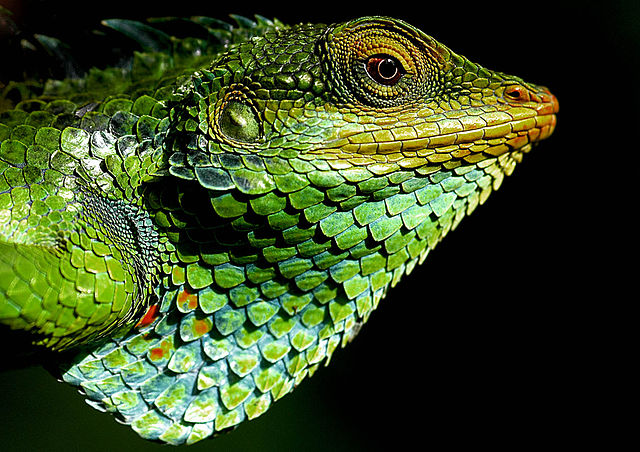
%> input picture 2022-lam/lessons/lesson10/deconvolution/lizard.jpg, 640 x 452 px
$ octave improc.m   (GNU Octave 9; MATLAB toolbox functions it lacks are replaced by stand-ins)
%> lines starting %> are read from the running program, lines starting %| are printed output that depends on the picture; in (x1, y1, x2, y2) boxes, pixels count from 0 and x2, y2 are one past the last pixel; in counts of white or black regions, pixels touching at a corner belong together; the program's own positions count from 1
%% Lesson 10b. Lucy Richardson Deconvolution (Deblurring) Algorithm
% Based on work for ECE455: Advanced Computer Architecture.
% The following work was used to quickly mock up a known algorithm
% before implementing it in CUDA C.
%
% A lot was taken from this Stack Overflow answer
% https://stackoverflow.com/a/35259180

clc; clear; close all;

%% Get image data
% read in an image and perform some preprocessing
original = im2double(imread('lizard.jpg'));

% convert to single channel (b/w)
original = rgb2gray(original);
%> original: size 452x640 double

% prevent /0 error using a Laplace smoothing
original = original + 0.1;

figure;
imshow(original);
title 'Original Image (converted to B/W)';

%% blur using a power spectral density
PSF = fspecial('gaussian', 20, 3);

blr = imfilter(original, PSF);
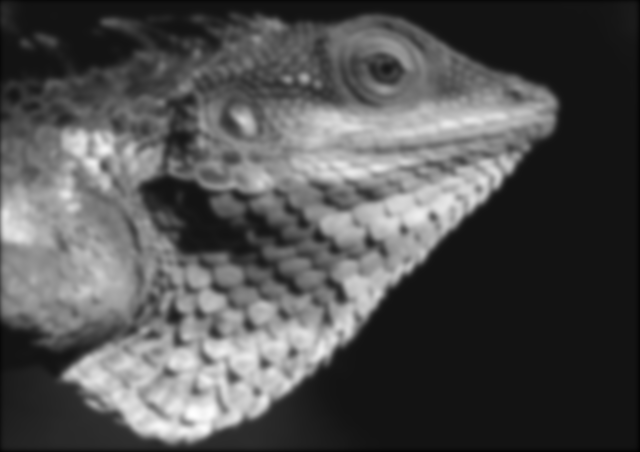
%> blr: size 452x640 double; min 0.026, max 1.04, mean 0.345; drawn with min black and max white
figure;
imshow(blr);
title 'Blurred Image';

%% perform richardson-lucy deconvolution
iter = 25;

res_RL = RL_deconv(blr, PSF, iter);
%> after the loop in RL_deconv, `for i= 1:iterations`:
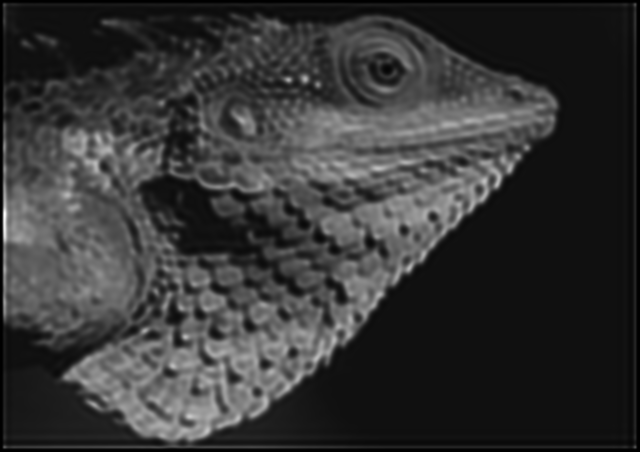
%> latent_est: size 452x640 double; min 6.26e-10, max 1.62, mean 0.345; drawn with min black and max white
res_RL2 = deconvlucy(blr, PSF, iter);

% show results
figure;
tiledlayout(1, 2, 'Padding', 'none', 'TileSpacing', 'compact');
nexttile;
imshow(original);
title 'Original Image';
nexttile;
imshow(blr);
title 'Blurred Image';

figure;
tiledlayout(1, 2, 'Padding', 'none', 'TileSpacing', 'compact');
nexttile;
imshow(res_RL);
title 'Recovered Image (RL\_deconv)';
nexttile;
imshow(res_RL2);
title 'Recovered Image (deconvlucy)';

%% edge detection using the canny filter
image_edge = edge(original, 'Canny');
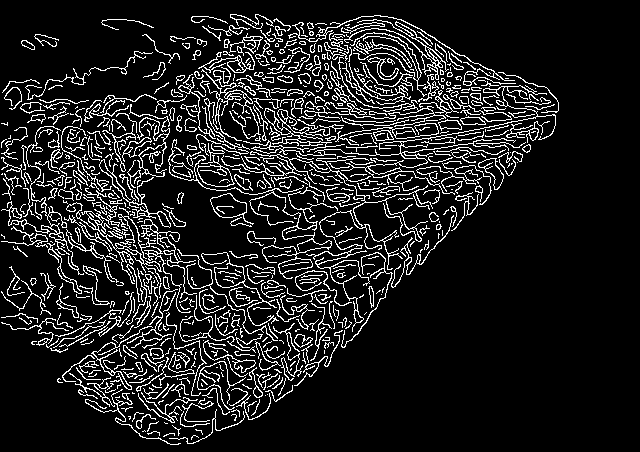
%> image_edge: size 452x640 logical; 12.2% white in thin lines or dots, all inside (x1, y1, x2, y2) = (1, 14, 559, 445)

figure;
tiledlayout(1, 2, 'Padding', 'none', 'TileSpacing', 'compact');
nexttile;
imshow(original);
title 'Original Image';
nexttile;
imshow(image_edge);
title 'Image Edges';

%% edge detection and orientation using sobel filter
sobel = fspecial('sobel');
sobel_hor = imfilter(original, sobel);
sobel_ver = imfilter(original, sobel.');
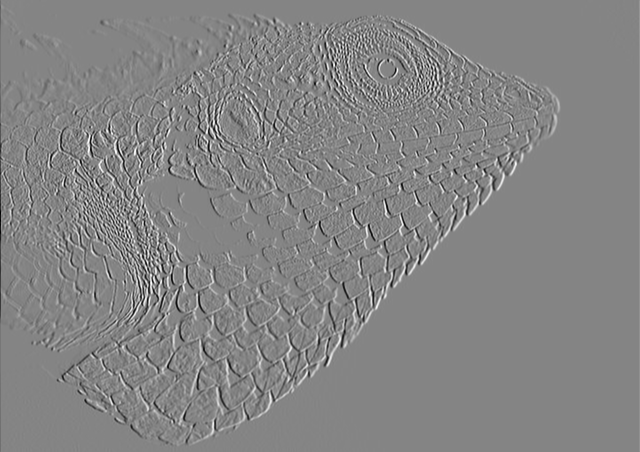
%> sobel_ver: size 452x640 double; min -4.21, max 3.88, mean 0.0014; drawn with min black and max white

edge_intensity = sqrt(sobel_hor.^2 + sobel_ver.^2);
edge_direction = atan2(sobel_ver, sobel_hor);
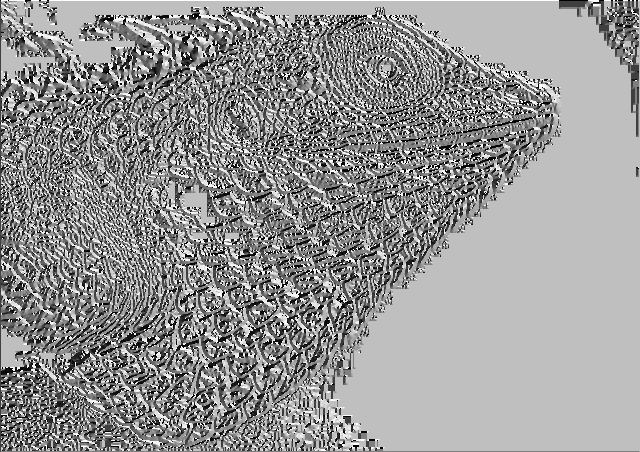
%> edge_direction: size 452x640 double; min -3.14, max 3.14, mean 0.533; drawn with min black and max white

figure;
tiledlayout(2, 2, 'Padding', 'none', 'TileSpacing', 'compact');
nexttile;
imshow(edge_intensity);
title 'Edge Intensity';

nexttile;
angles = zeros([size(original), 3]);
angles(:,:,1) = (edge_direction + pi) / (2*pi);
angles(:,:,2) = edge_intensity;
angles(:,:,3) = edge_intensity;
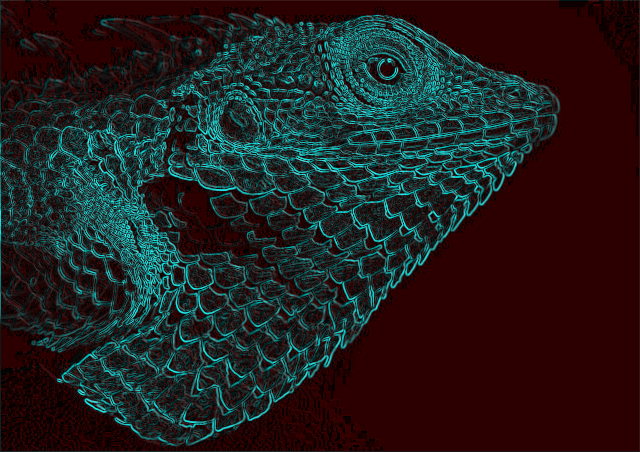
%> angles: size 452x640x3 double; mean R, G, B 0.585, 0.534, 0.534; drawn with min black and max white
imshow(hsv2rgb(angles));
nexttile;
imshow(sobel_ver);
title 'Vertical Gradient';

nexttile;
imshow(sobel_hor);
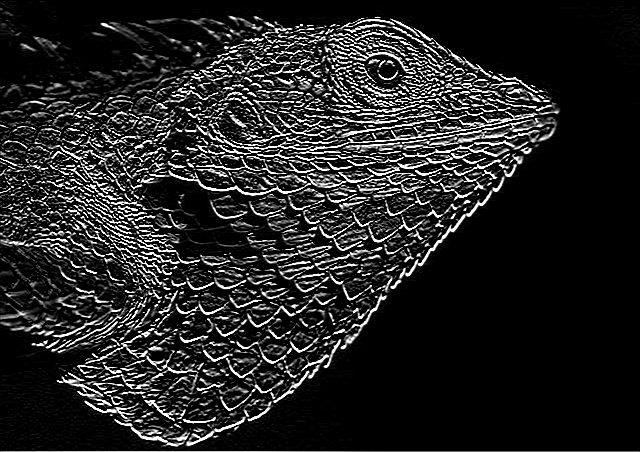
%> displayed picture: size 452x640, on the screen's scale of 0 to 255; min 0, max 255, mean 35.6
title 'Horizontal Gradient';

%% our own implementation of richardson lucy
function result = RL_deconv(image, PSF, iterations)
    % to utilise the conv2 function we must make sure the inputs are double
    image = double(image);
    PSF = double(PSF);

    % initial estimate
    latent_est = 0.5*ones(size(image));

    % spatially reversed psf
    PSF_HAT = PSF(end:-1:1,end:-1:1);

    % iterate towards ML estimate for the latent image
    for i= 1:iterations
        est_conv      = conv2(latent_est,PSF,'same');
        relative_blur = image./est_conv;
        error_est     = conv2(relative_blur,PSF_HAT,'same');
        latent_est    = latent_est.* error_est;
    end
    result = latent_est;
end

$ run again, with 2022-lam/lessons/lesson10/deconvolution/earth.jpg copied over 2022-lam/lessons/lesson10/deconvolution/lizard.jpg
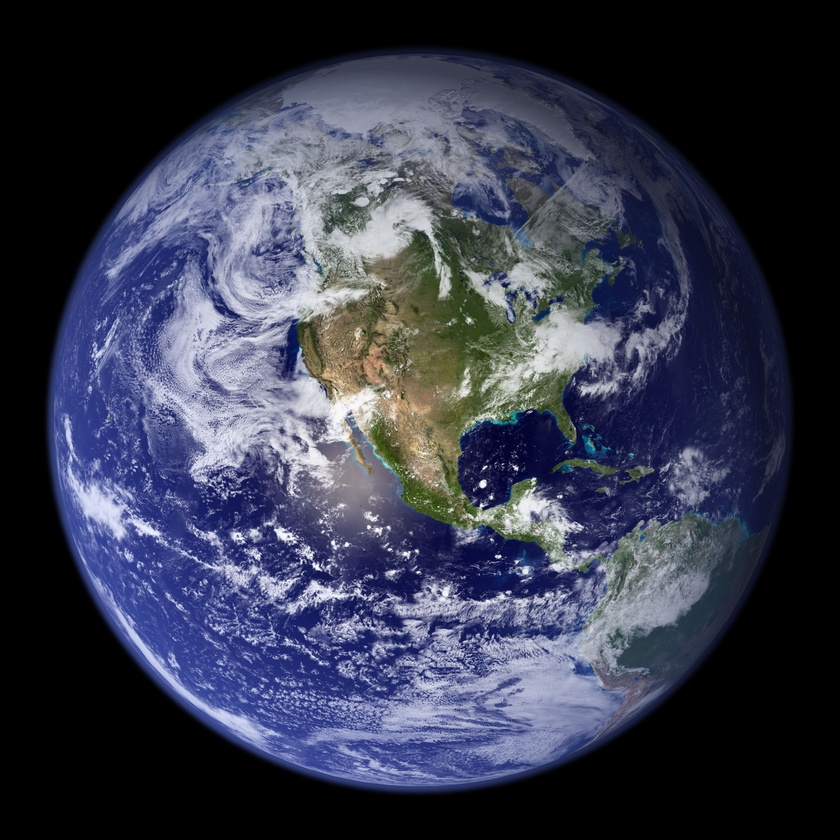
%> input picture 2022-lam/lessons/lesson10/deconvolution/earth.jpg, 840 x 840 px, shrunk from 2048 x 2048 before the run
%> `image_edge = edge(original, 'Canny');`:
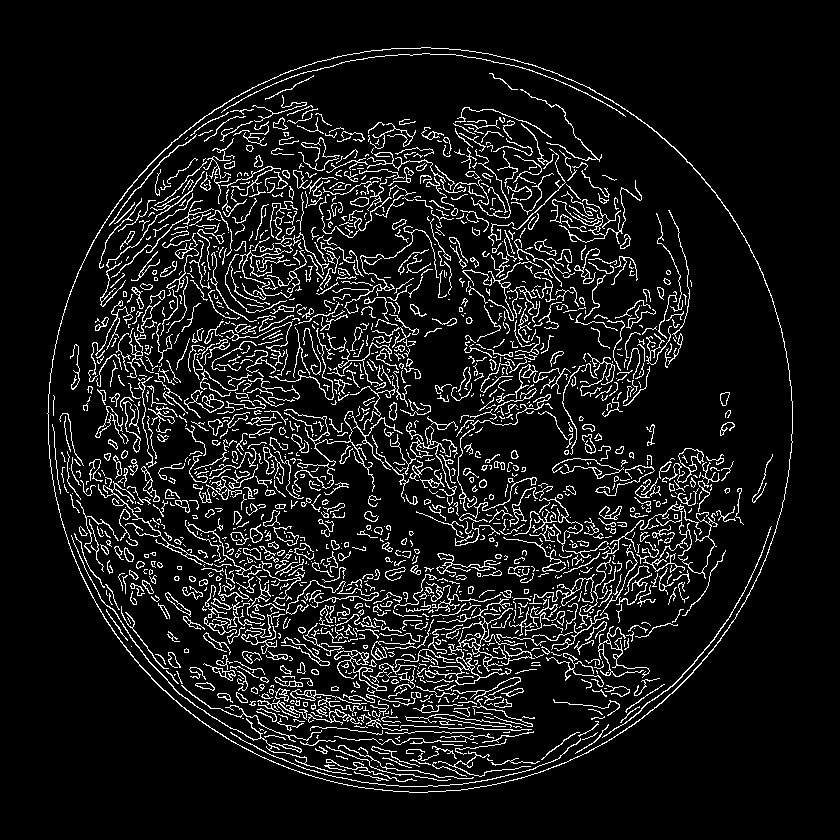
%> image_edge: size 840x840 logical; 9.2% white in thin lines or dots, all inside (x1, y1, x2, y2) = (47, 47, 793, 793)
%> `imshow(sobel_hor);`:
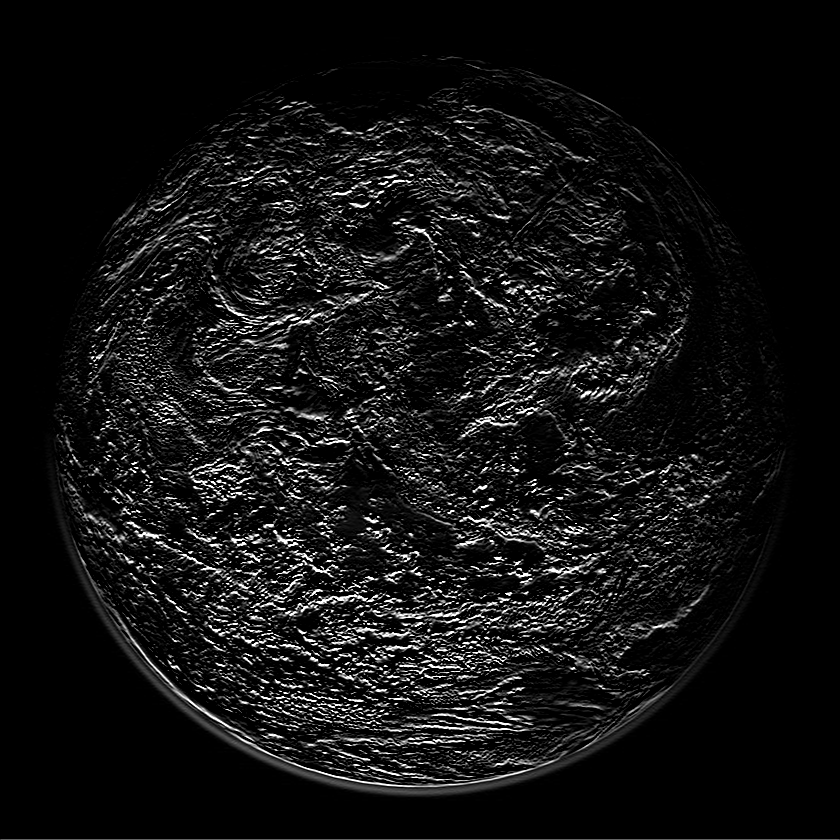
%> displayed picture: size 840x840, on the screen's scale of 0 to 255; min 0, max 255, mean 18.5
